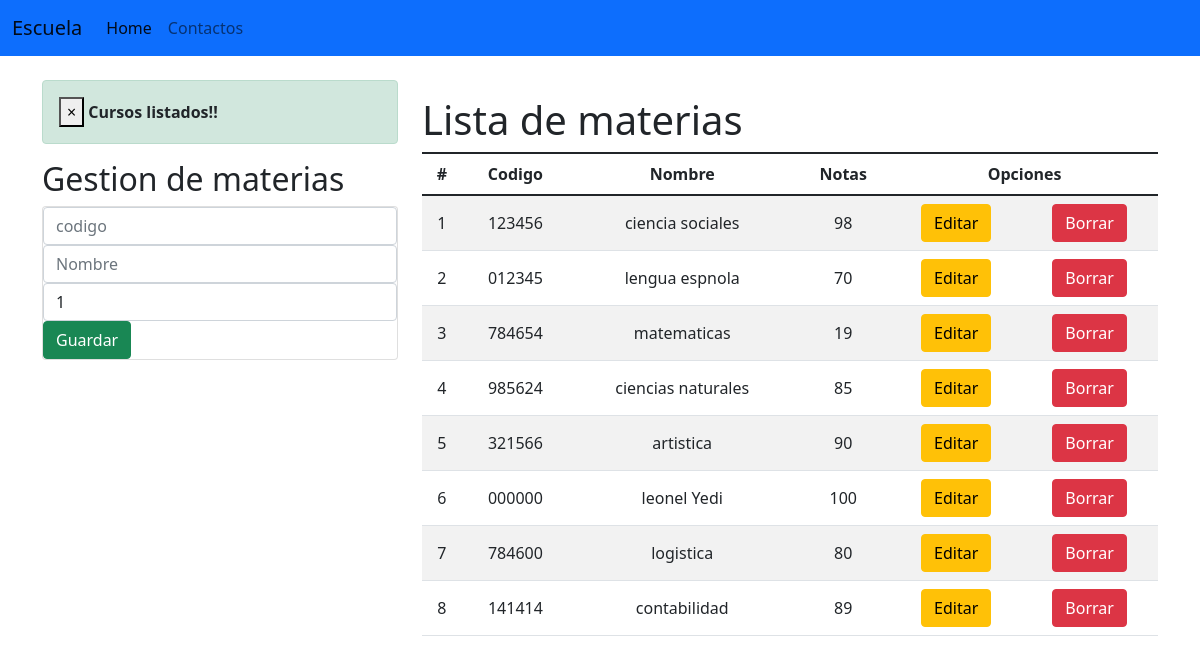
The page / on the database its author committed.
### Aplicaciones/Academico/models.py (models this page shows, shortened)
class Curso(models.Model):
    codigo = models.CharField(primary_key=True, max_length=6)
    nombre = models.CharField(max_length=25)
    notas = models.PositiveSmallIntegerField()

### Aplicaciones/Academico/views.py (the view)
# urls.py: 2. Add a URL to urlpatterns:  path('', views.home, name='home')
def home(request):
    cursosListados = Curso.objects.all()
    messages.success(request, 'Cursos listados!!')
    return render(request, "gestionCursos.html", {"Cursos":  cursosListados}) #ahoa vamos a lista los cusos

### Aplicaciones/Academico/templates/gestionCursos.html (shortened to what this page needs)
{% extends "./base.html"%}
{%block body %}
<div class="row">
    <div class=" col-sm-12 col-md-6 col-lg-4 col-xl-4">
        {% if messages %}
        {% for message in messages %}
        <div class="alert alert-dismissible alert-success">
            <button type="button" class="close" data-dismiss="alert">&times;</button>
            <strong class="text-dark">{{ message }}</strong>
        </div>
        {% endfor %}
        {% endif %}
        <h2>Gestion de materias</h2>
        <div class="card">
            <div class="car-body">
                <form action="/registroCurso/" method="POST"> {% csrf_token%}
                    <div class="form-group">
                      <input type="text" id="txtCodigo" name="txtCodigo"  class="form-control" placeholder="codigo"
                       minlength="6" maxlength="6" required>
                    </div>
                    <div class="form-group">
                        <input type="text" id="txtNombre" name="txtNombre"   class="form-control" placeholder="Nombre"
                          maxlength="25" required>
                      </div>
                      <div class="form-group">
                        <input type="text" id="numNotas" name="numNotas"  class="form-control"
                         minlength="1" maxlength="6" value="1" required>
                      </div>
                      <div class="form-group">
                        <button type="submit" class="btn btn-success btn-block text-white">Guardar</button>
                      </div>
                </form>
            </div>
        </div>
    </div>
    <div class=" col-sm-12 col-md-6 col-lg-8 col-xl-8">
<div class="table responsive py-3">
    <h1>Lista de materias</h1>
    <table class="table table-striped py-2">
        <thead>
            <tr>
                <th>#</th>
                <th> Codigo</th>
                <th> Nombre</th>
                <th> Notas</th>
                <th colspan="2">Opciones</th>
            </tr>
        </thead>
        <tbody>
            {% for c in Cursos %}
            <tr>
                <td>{{forloop.counter}}</td>
                <td>{{c.codigo}}</td>
                <td>{{c.nombre}}</td>
                <td>{{c.notas}}</td>
                <td><a href="edicionCurso/{{c.codigo}}" class="btn btn-warning"> Editar</a> </td>
                <td><a href="eliminacionCurso/{{c.codigo}}" class="btn btn-danger btnEliminacion">Borrar</a></td>
            </tr>
            {% endfor%}
        </tbody>
    </table>
</div>
    </div>
</div>
{%endblock%}

### Aplicaciones/Academico/templates/base.html (shortened to what this page needs)
<!DOCTYPE html>
<html lang="en">
<head>
  {% load static %}
    <link href="https://cdn.jsdelivr.net/npm/bootstrap@5.1.3/dist/css/bootstrap.min.css" rel="stylesheet"
>
     <link rel="stylesheet" href="{%  static 'css/gestionCursos.css' %}">
    </head>
<body>
    <nav class="navbar navbar-expand-lg navbar-light bg-primary">
        <div class="container-fluid">
          <a class="navbar-brand" href="#">Escuela</a>
          <div class="collapse navbar-collapse" id="navbarNav">
            <ul class="navbar-nav">
              <li class="nav-item">
                <a class="nav-link active" aria-current="page" href="#">Home</a>
              </li>
              <li class="nav-item">
                <a class="nav-link" href="#">Contactos</a>
              </li>
            </ul>
          </div>
        </div>
      </nav>
      <div class="container py-4">
     {%block body %}
   {%endblock%}
      </div>
          </body>
</html>

### Aplicaciones/Academico/static/css/gestionCursos.css (style rules this page uses)
td, th { text-align: center; vertical-align: middle; }

### rows shown on the page
Curso: codigo "123456", nombre "ciencia sociales", notas "98"
Curso: codigo "012345", nombre "lengua espnola", notas "70"
Curso: codigo "784654", nombre "matematicas", notas "19"
Curso: codigo "985624", nombre "ciencias naturales", notas "85"
Curso: codigo "321566", nombre "artistica", notas "90"
Curso: codigo "000000", nombre "leonel Yedi", notas "100"
Curso: codigo "784600", nombre "logistica", notas "80"
Curso: codigo "141414", nombre "contabilidad", notas "89"

### other values the page prints
{{ message }} "Cursos listados!!"
